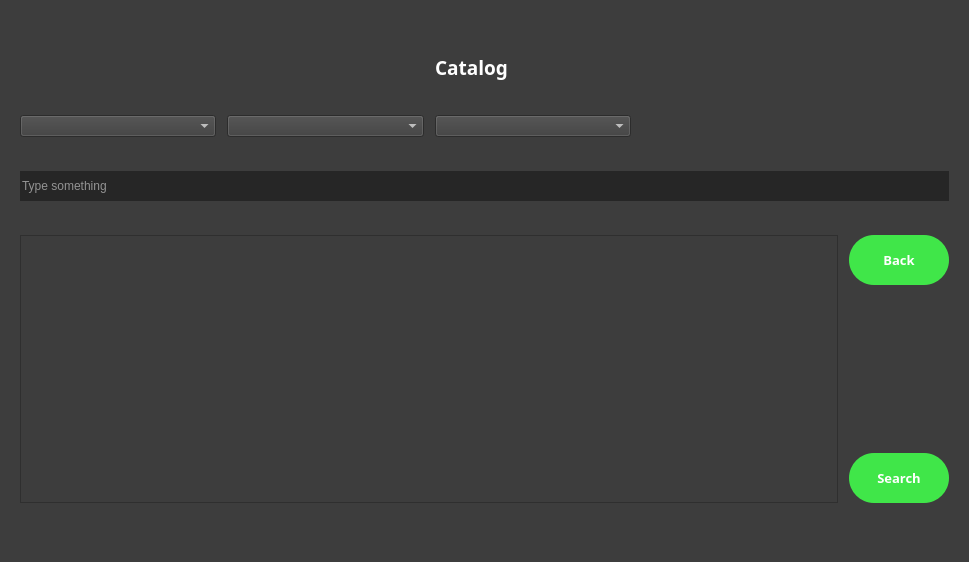
<?xml version="1.0" encoding="UTF-8"?>
<ui version="4.0">
 <class>Search</class>
 <widget class="QWidget" name="Search">
  <property name="geometry">
   <rect>
    <x>0</x>
    <y>0</y>
    <width>969</width>
    <height>562</height>
   </rect>
  </property>
  <property name="windowTitle">
   <string>Form</string>
  </property>
  <property name="styleSheet">
   <string notr="true">QWidget {
	background-color:#3d3d3d;
	color: White;
}
QPushButton{
	color : white;
	background-color: #40e649;
	border-radius: 25px;
	height : 50%;
	width:100%;
}
QPushButton:hover{
	color : white;
	background-color: #35bd3c;
	height : 50%;
	width:100%;
}
QScrollArea{
height:100%;
}</string>
  </property>
  <layout class="QGridLayout" name="gridLayout">
   <item row="1" column="0">
    <widget class="QStackedWidget" name="stackedWidget">
     <widget class="QWidget" name="page">
      <layout class="QGridLayout" name="gridLayout_2">
       <property name="sizeConstraint">
        <enum>QLayout::SetDefaultConstraint</enum>
       </property>
       <property name="horizontalSpacing">
        <number>11</number>
       </property>
       <property name="verticalSpacing">
        <number>0</number>
       </property>
       <item row="0" column="2">
        <widget class="QLabel" name="label">
         <property name="sizePolicy">
          <sizepolicy hsizetype="Minimum" vsizetype="Maximum">
           <horstretch>0</horstretch>
           <verstretch>0</verstretch>
          </sizepolicy>
         </property>
         <property name="font">
          <font>
           <family>Segoe UI Black</family>
           <pointsize>14</pointsize>
           <weight>75</weight>
           <bold>true</bold>
          </font>
         </property>
         <property name="text">
          <string>Catalog</string>
         </property>
        </widget>
       </item>
       <item row="6" column="4">
        <widget class="QPushButton" name="applyBtn">
         <property name="font">
          <font>
           <family>Segoe UI Black</family>
           <pointsize>10</pointsize>
           <weight>75</weight>
           <bold>true</bold>
          </font>
         </property>
         <property name="text">
          <string>Search</string>
         </property>
        </widget>
       </item>
       <item row="1" column="2">
        <widget class="QComboBox" name="sortBox">
         <property name="sizePolicy">
          <sizepolicy hsizetype="Minimum" vsizetype="Maximum">
           <horstretch>0</horstretch>
           <verstretch>0</verstretch>
          </sizepolicy>
         </property>
        </widget>
       </item>
       <item row="1" column="1">
        <widget class="QComboBox" name="shapeBox">
         <property name="sizePolicy">
          <sizepolicy hsizetype="Minimum" vsizetype="Maximum">
           <horstretch>0</horstretch>
           <verstretch>0</verstretch>
          </sizepolicy>
         </property>
        </widget>
       </item>
       <item row="3" column="0" colspan="5">
        <widget class="QLineEdit" name="keyWordEdit">
         <property name="styleSheet">
          <string notr="true">QLineEdit{
	width:30%;
	height:30%;
	background-color:#262626;
	color:white;
	border:none;
}</string>
         </property>
         <property name="placeholderText">
          <string>Type something</string>
         </property>
        </widget>
       </item>
       <item row="1" column="0">
        <widget class="QComboBox" name="brandBox">
         <property name="sizePolicy">
          <sizepolicy hsizetype="Minimum" vsizetype="Maximum">
           <horstretch>0</horstretch>
           <verstretch>0</verstretch>
          </sizepolicy>
         </property>
        </widget>
       </item>
       <item row="4" column="4">
        <widget class="QPushButton" name="pushButton">
         <property name="sizePolicy">
          <sizepolicy hsizetype="Maximum" vsizetype="Fixed">
           <horstretch>0</horstretch>
           <verstretch>0</verstretch>
          </sizepolicy>
         </property>
         <property name="font">
          <font>
           <family>Segoe UI Black</family>
           <pointsize>10</pointsize>
           <weight>75</weight>
           <bold>true</bold>
          </font>
         </property>
         <property name="text">
          <string>Back</string>
         </property>
        </widget>
       </item>
       <item row="5" column="4">
        <spacer name="verticalSpacer">
         <property name="orientation">
          <enum>Qt::Vertical</enum>
         </property>
         <property name="sizeType">
          <enum>QSizePolicy::Maximum</enum>
         </property>
         <property name="sizeHint" stdset="0">
          <size>
           <width>20</width>
           <height>100</height>
          </size>
         </property>
        </spacer>
       </item>
       <item row="4" column="0" rowspan="3" colspan="4">
        <widget class="QScrollArea" name="searchScrollArea">
         <property name="sizePolicy">
          <sizepolicy hsizetype="Minimum" vsizetype="Minimum">
           <horstretch>0</horstretch>
           <verstretch>0</verstretch>
          </sizepolicy>
         </property>
         <property name="widgetResizable">
          <bool>true</bool>
         </property>
         <widget class="QWidget" name="scrollAreaWidgetContents_3">
          <property name="geometry">
           <rect>
            <x>0</x>
            <y>0</y>
            <width>820</width>
            <height>268</height>
           </rect>
          </property>
         </widget>
        </widget>
       </item>
      </layout>
     </widget>
     <widget class="QWidget" name="page_2"/>
    </widget>
   </item>
  </layout>
 </widget>
 <resources/>
 <connections/>
</ui>
